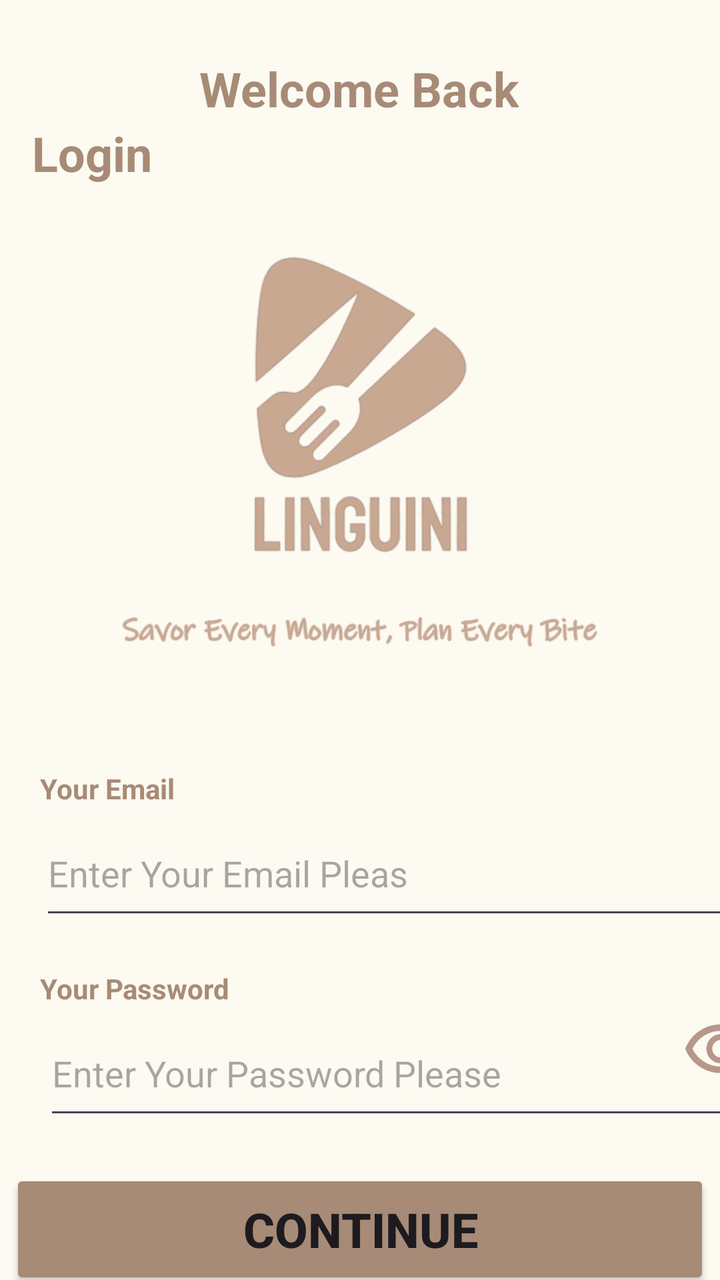
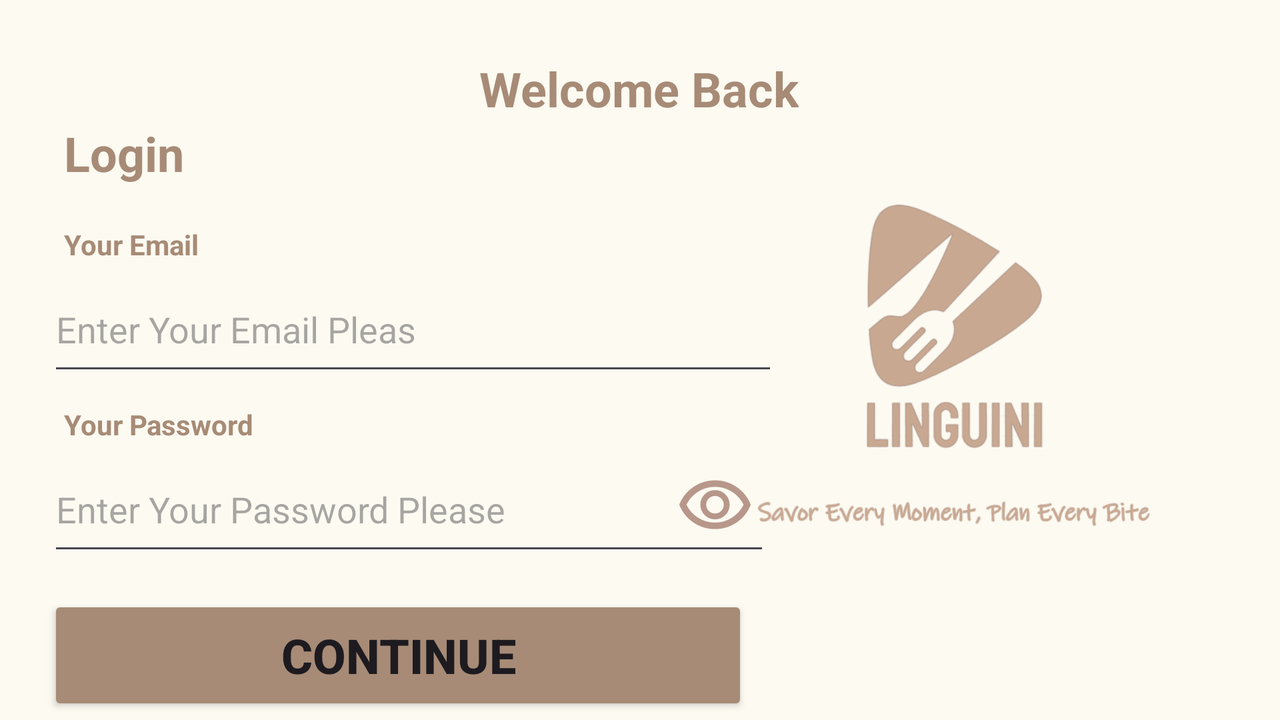

An Android layout and its configuration variant, each rendered on a device that would load it. The default file and the variant file are quoted in full after the pictures.
<!-- AndroidManifest.xml: application theme Theme.Linguini -->
<!-- res/layout/fragment_login.xml -->
<?xml version="1.0" encoding="utf-8"?>
<androidx.constraintlayout.widget.ConstraintLayout xmlns:android="http://schemas.android.com/apk/res/android"
    xmlns:app="http://schemas.android.com/apk/res-auto"
    xmlns:tools="http://schemas.android.com/tools"
    android:id="@+id/frameLayout"
    android:layout_width="match_parent"
    android:layout_height="match_parent"
    android:background="@color/backGround"
    tools:context=".Registration.LoginFragment">

    <TextView
        android:id="@+id/textView2"
        android:layout_width="wrap_content"
        android:layout_height="wrap_content"
        android:layout_marginTop="28dp"
        android:backgroundTint="#AA4747"
        android:text="@string/welcomeBack"
        android:textColor="#A78B76"
        android:textSize="24sp"
        android:textStyle="bold"
        app:layout_constraintEnd_toEndOf="parent"
        app:layout_constraintHorizontal_bias="0.498"
        app:layout_constraintStart_toStartOf="parent"
        app:layout_constraintTop_toTopOf="parent" />

    <TextView
        android:id="@+id/textView4"
        android:layout_width="wrap_content"
        android:layout_height="wrap_content"
        android:layout_marginStart="16dp"
        android:text="@string/login"
        android:textColor="@color/primaryColor"
        android:textSize="24sp"
        android:textStyle="bold"
        app:layout_constraintStart_toStartOf="parent"
        app:layout_constraintTop_toBottomOf="@+id/textView2" />

    <TextView
        android:id="@+id/textView5"
        android:layout_width="wrap_content"
        android:layout_height="wrap_content"
        android:layout_marginStart="4dp"
        android:layout_marginTop="292dp"
        android:text="@string/yourEmail"
        android:textColor="@color/primaryColor"
        android:textStyle="bold"
        app:layout_constraintStart_toStartOf="@+id/textView4"
        app:layout_constraintTop_toBottomOf="@+id/textView4" />

    <EditText
        android:id="@+id/editTextEmailAddress"
        android:layout_width="365dp"
        android:layout_height="59dp"
        android:layout_marginTop="2dp"
        android:ems="10"
        android:hint="Enter Your Email Pleas"
        android:inputType="textEmailAddress"
        app:layout_constraintStart_toStartOf="@+id/textView5"
        app:layout_constraintTop_toBottomOf="@+id/textView5" />

    <EditText
        android:id="@+id/editTextPassword"
        android:layout_width="361dp"
        android:layout_height="59dp"
        android:layout_marginTop="2dp"
        android:ems="10"
        android:hint="Enter Your Password Please"
        android:inputType="textPassword"
        app:layout_constraintEnd_toEndOf="@+id/editTextEmailAddress"
        app:layout_constraintStart_toStartOf="@+id/editTextEmailAddress"
        app:layout_constraintTop_toBottomOf="@+id/textView6" />

    <TextView
        android:id="@+id/textView6"
        android:layout_width="wrap_content"
        android:layout_height="wrap_content"
        android:layout_marginTop="20dp"
        android:text="@string/yourPassword"
        android:textColor="@color/primaryColor"
        android:textStyle="bold"
        app:layout_constraintStart_toStartOf="@+id/textView5"
        app:layout_constraintTop_toBottomOf="@+id/editTextEmailAddress" />

    <ImageView
        android:id="@+id/imagePasswordOn"
        android:layout_width="45dp"
        android:layout_height="39dp"
        android:src="@drawable/visibility"
        app:layout_constraintEnd_toEndOf="@+id/editTextPassword"
        app:layout_constraintTop_toTopOf="@+id/editTextPassword" />

    <TextView
        android:id="@+id/txtSignUp"
        android:layout_width="wrap_content"
        android:layout_height="wrap_content"
        android:layout_marginTop="20dp"
        android:text="@string/dosntHaveAcc"
        android:textColor="@color/primaryColor"
        android:textSize="20sp"
        android:textStyle="bold"
        app:layout_constraintEnd_toEndOf="parent"
        app:layout_constraintHorizontal_bias="0.495"
        app:layout_constraintStart_toStartOf="parent"
        app:layout_constraintTop_toBottomOf="@+id/btnLogin" />

    <ImageView
        android:id="@+id/imageView2"
        android:layout_width="278dp"
        android:layout_height="471dp"
        android:src="@drawable/logo"
        app:layout_constraintEnd_toEndOf="parent"
        app:layout_constraintHorizontal_bias="0.5"
        app:layout_constraintStart_toStartOf="parent"
        app:layout_constraintTop_toTopOf="@+id/textView4" />

    <Button
        android:id="@+id/btnLogin"
        android:layout_width="350dp"
        android:layout_height="60dp"
        android:layout_marginTop="20dp"
        android:backgroundTint="@color/primaryColor"
        android:text="@string/btncontinue"
        android:textSize="24sp"
        android:textStyle="bold"
        app:layout_constraintEnd_toEndOf="parent"
        app:layout_constraintHorizontal_bias="0.5"
        app:layout_constraintStart_toStartOf="parent"
        app:layout_constraintTop_toBottomOf="@+id/editTextPassword" />

    <ProgressBar
        android:id="@+id/progressBar"
        style="?android:attr/progressBarStyle"
        android:layout_width="wrap_content"
        android:layout_height="wrap_content"
        android:visibility="gone"
        app:layout_constraintBottom_toBottomOf="parent"
        app:layout_constraintEnd_toEndOf="parent"
        app:layout_constraintHorizontal_bias="0.5"
        app:layout_constraintStart_toStartOf="parent"
        app:layout_constraintTop_toTopOf="parent"
        app:layout_constraintVertical_bias="0.5" />

</androidx.constraintlayout.widget.ConstraintLayout>
<!-- resources referenced by this layout -->
<resources>
  <color name="backGround">#FCFAF1</color>
  <color name="primaryColor">#A78B76</color>
  <!-- drawable logo: png bitmap (drawable, 49733 bytes) -->
  <!-- drawable visibility (drawable) -->
  <vector xmlns:android="http://schemas.android.com/apk/res/android"
      android:width="19dp"
      android:height="19dp"
      android:viewportWidth="19"
      android:viewportHeight="19">
    <group>
      <clip-path
          android:pathData="M0,0h19v19h-19z"/>
      <path
          android:pathData="M9.5,12.667C10.49,12.667 11.331,12.32 12.023,11.628C12.716,10.935 13.063,10.094 13.063,9.104C13.063,8.115 12.716,7.273 12.023,6.581C11.331,5.888 10.49,5.542 9.5,5.542C8.51,5.542 7.669,5.888 6.977,6.581C6.284,7.273 5.937,8.115 5.937,9.104C5.937,10.094 6.284,10.935 6.977,11.628C7.669,12.32 8.51,12.667 9.5,12.667ZM9.5,11.242C8.906,11.242 8.402,11.034 7.986,10.618C7.57,10.203 7.362,9.698 7.362,9.104C7.362,8.51 7.57,8.006 7.986,7.59C8.402,7.174 8.906,6.967 9.5,6.967C10.094,6.967 10.598,7.174 11.014,7.59C11.43,8.006 11.637,8.51 11.637,9.104C11.637,9.698 11.43,10.203 11.014,10.618C10.598,11.034 10.094,11.242 9.5,11.242ZM9.5,15.042C7.574,15.042 5.819,14.504 4.235,13.429C2.652,12.353 1.504,10.912 0.792,9.104C1.504,7.297 2.652,5.855 4.235,4.78C5.819,3.704 7.574,3.167 9.5,3.167C11.426,3.167 13.181,3.704 14.765,4.78C16.348,5.855 17.496,7.297 18.208,9.104C17.496,10.912 16.348,12.353 14.765,13.429C13.181,14.504 11.426,15.042 9.5,15.042ZM9.5,13.458C10.991,13.458 12.36,13.066 13.607,12.281C14.854,11.496 15.807,10.437 16.467,9.104C15.807,7.772 14.854,6.713 13.607,5.928C12.36,5.143 10.991,4.75 9.5,4.75C8.009,4.75 6.64,5.143 5.393,5.928C4.146,6.713 3.193,7.772 2.533,9.104C3.193,10.437 4.146,11.496 5.393,12.281C6.64,13.066 8.009,13.458 9.5,13.458Z"
          android:fillColor="#B7978A"/>
    </group>
  </vector>
  <string name="btncontinue">Continue</string>
  <string name="dosntHaveAcc">Doesn`t have an account? Sign UP</string>
  <string name="login">Login</string>
  <string name="welcomeBack">Welcome Back</string>
  <string name="yourEmail">Your Email</string>
  <string name="yourPassword">Your Password</string>
  <style name="Theme.Linguini" parent="Base.Theme.Linguini" />
  <style name="Base.Theme.Linguini" parent="Theme.Material3.DayNight.NoActionBar">
          
          
      </style>
</resources>
<!-- res/layout-land/fragment_login.xml (the author's variant of the layout above) -->
<!-- drawn on the phone turned sideways -->
<?xml version="1.0" encoding="utf-8"?>
<androidx.constraintlayout.widget.ConstraintLayout xmlns:android="http://schemas.android.com/apk/res/android"
    xmlns:app="http://schemas.android.com/apk/res-auto"
    xmlns:tools="http://schemas.android.com/tools"
    android:id="@+id/frameLayout"
    android:layout_width="match_parent"
    android:layout_height="match_parent"
    android:background="@color/backGround"
    tools:context=".Registration.LoginFragment">

    <TextView
        android:id="@+id/textView2"
        android:layout_width="wrap_content"
        android:layout_height="wrap_content"
        android:layout_marginTop="28dp"
        android:backgroundTint="#AA4747"
        android:text="@string/welcomeBack"
        android:textColor="#A78B76"
        android:textSize="24sp"
        android:textStyle="bold"
        app:layout_constraintEnd_toEndOf="parent"
        app:layout_constraintHorizontal_bias="0.499"
        app:layout_constraintStart_toStartOf="parent"
        app:layout_constraintTop_toTopOf="parent" />

    <TextView
        android:id="@+id/textView4"
        android:layout_width="wrap_content"
        android:layout_height="wrap_content"
        android:layout_marginStart="8dp"
        android:text="@string/login"
        android:textColor="@color/primaryColor"
        android:textSize="24sp"
        android:textStyle="bold"
        app:layout_constraintStart_toStartOf="@+id/editTextEmailAddress"
        app:layout_constraintTop_toBottomOf="@+id/textView2" />

    <EditText
        android:id="@+id/editTextEmailAddress"
        android:layout_width="365dp"
        android:layout_height="59dp"
        android:layout_marginTop="2dp"
        android:ems="10"
        android:hint="Enter Your Email Pleas"
        android:inputType="textEmailAddress"
        app:layout_constraintStart_toStartOf="@+id/editTextPassword"
        app:layout_constraintTop_toBottomOf="@+id/textView5" />

    <TextView
        android:id="@+id/txtSignUp"
        android:layout_width="wrap_content"
        android:layout_height="wrap_content"
        android:layout_marginStart="24dp"
        android:layout_marginTop="10dp"
        android:text="@string/dosntHaveAcc"
        android:textColor="@color/primaryColor"
        android:textSize="20sp"
        android:textStyle="bold"
        app:layout_constraintStart_toStartOf="parent"
        app:layout_constraintTop_toBottomOf="@+id/btnLogin" />

    <TextView
        android:id="@+id/textView6"
        android:layout_width="wrap_content"
        android:layout_height="wrap_content"
        android:layout_marginTop="10dp"
        android:text="@string/yourPassword"
        android:textColor="@color/primaryColor"
        android:textStyle="bold"
        app:layout_constraintStart_toStartOf="@+id/textView5"
        app:layout_constraintTop_toBottomOf="@+id/editTextEmailAddress" />

    <TextView
        android:id="@+id/textView5"
        android:layout_width="wrap_content"
        android:layout_height="wrap_content"
        android:layout_marginTop="20dp"
        android:text="@string/yourEmail"
        android:textColor="@color/primaryColor"
        android:textStyle="bold"
        app:layout_constraintStart_toStartOf="@+id/textView4"
        app:layout_constraintTop_toBottomOf="@+id/textView4" />

    <EditText
        android:id="@+id/editTextPassword"
        android:layout_width="361dp"
        android:layout_height="59dp"
        android:layout_marginTop="2dp"
        android:ems="10"
        android:hint="Enter Your Password Please"
        android:inputType="textPassword"
        app:layout_constraintStart_toStartOf="@+id/txtSignUp"
        app:layout_constraintTop_toBottomOf="@+id/textView6" />

    <ImageView
        android:id="@+id/imagePasswordOn"
        android:layout_width="45dp"
        android:layout_height="39dp"
        android:layout_marginTop="10dp"
        android:layout_marginEnd="5dp"
        android:src="@drawable/visibility"
        app:layout_constraintEnd_toEndOf="@+id/editTextPassword"
        app:layout_constraintTop_toTopOf="@+id/editTextPassword" />

    <ImageView
        android:id="@+id/imageView2"
        android:layout_width="296dp"
        android:layout_height="330dp"
        android:layout_marginTop="15dp"
        android:layout_marginEnd="15dp"
        android:src="@drawable/logo"
        app:layout_constraintEnd_toEndOf="parent"
        app:layout_constraintTop_toBottomOf="@+id/textView2" />

    <Button
        android:id="@+id/btnLogin"
        android:layout_width="350dp"
        android:layout_height="60dp"
        android:layout_marginTop="15dp"
        android:backgroundTint="@color/primaryColor"
        android:text="@string/btncontinue"
        android:textSize="24sp"
        android:textStyle="bold"
        app:layout_constraintStart_toStartOf="@+id/editTextPassword"
        app:layout_constraintTop_toBottomOf="@+id/editTextPassword" />

    <ProgressBar
        android:id="@+id/progressBar"
        style="?android:attr/progressBarStyle"
        android:layout_width="wrap_content"
        android:layout_height="wrap_content"
        android:visibility="gone"
        app:layout_constraintBottom_toBottomOf="parent"
        app:layout_constraintEnd_toEndOf="parent"
        app:layout_constraintHorizontal_bias="0.5"
        app:layout_constraintStart_toStartOf="parent"
        app:layout_constraintTop_toTopOf="parent"
        app:layout_constraintVertical_bias="0.5" />

</androidx.constraintlayout.widget.ConstraintLayout>
